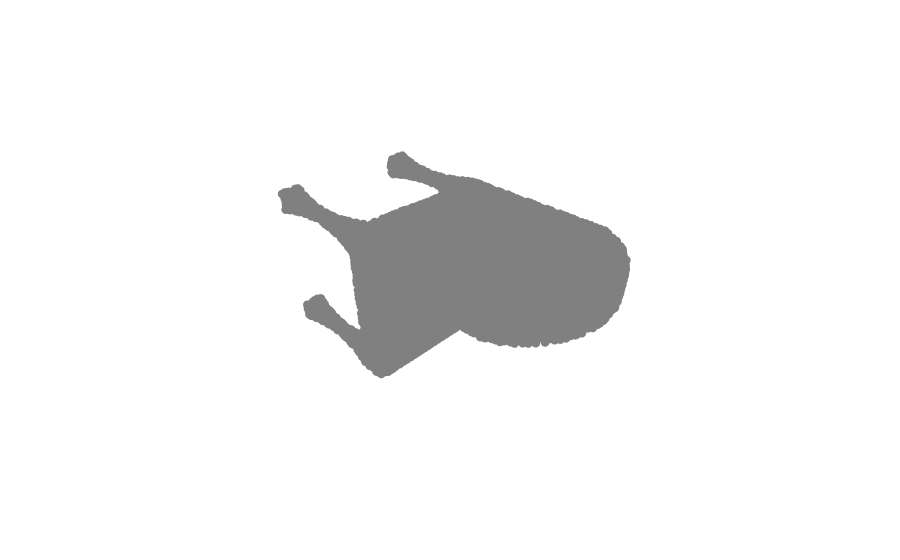

Write notebook code for a chart like this one.
### Code cell
import matplotlib.pyplot as plt
from mpl_toolkits import mplot3d
import plotly.graph_objects as go

points = np.asarray(pcd.points)

colors = None
    
fig = go.Figure(
    data=[
        go.Scatter3d(
            x=points[:,0], y=points[:,1], z=points[:,2], 
            mode='markers',
            marker=dict(size=3, color='grey')
        )
    ],
    layout=dict(
        scene=dict(
            xaxis=dict(visible=False),
            yaxis=dict(visible=False),
            zaxis=dict(visible=False)
        )
    )
)
fig.show()

### Figure 1 — Plotly figure (JSON) as saved in the notebook; plotly's stock layout.template omitted (floating-point values rounded to 4 significant figures; data arrays with more than 128 entries replaced by an {"elided": "..."} marker saying what was removed)
{"data": [{"marker": {"color": "grey", "size": 3}, "mode": "markers", "type": "scatter3d", "x": {"elided": "10000 float values"}, "y": {"elided": "10000 float values"}, "z": {"elided": "10000 float values"}}], "layout": {"scene": {"xaxis": {"visible": false}, "yaxis": {"visible": false}, "zaxis": {"visible": false}}}}
